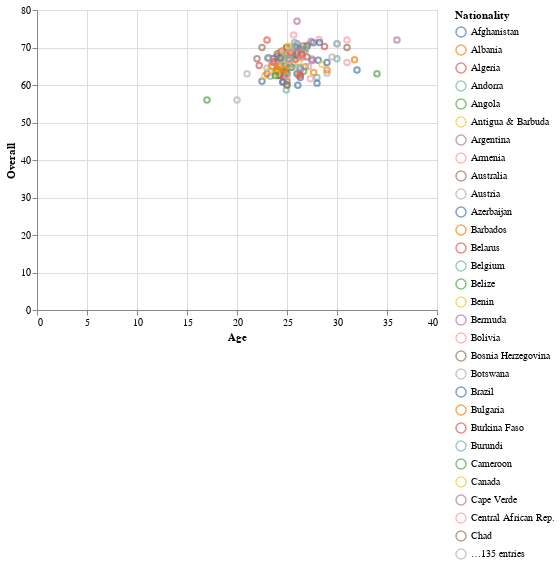

Notebook code for this chart:
### Code cell
alt.Chart(nationality_avg).mark_point().encode(
    x='Age',
    y='Overall',
    color='Nationality',
    tooltip=['Nationality', 'Age', 'Overall', 'Potential']
).interactive()

### Figure 1 — Vega-Lite specification as saved in the notebook (floating-point values rounded to 4 significant figures; data arrays with more than 128 entries replaced by an {"elided": "..."} marker saying what was removed)
{"config": {"view": {"continuousWidth": 400, "continuousHeight": 300}}, "data": {"name": "data-bf37e5e832fe9869dc6b6c9e00c0e0cd"}, "mark": "point", "encoding": {"color": {"type": "nominal", "field": "Nationality"}, "tooltip": [{"type": "nominal", "field": "Nationality"}, {"type": "quantitative", "field": "Age"}, {"type": "quantitative", "field": "Overall"}, {"type": "quantitative", "field": "Potential"}], "x": {"type": "quantitative", "field": "Age"}, "y": {"type": "quantitative", "field": "Overall"}}, "selection": {"selector007": {"type": "interval", "bind": "scales", "encodings": ["x", "y"]}}, "$schema": "https://vega.github.io/schema/vega-lite/v4.8.1.json", "datasets": {"data-bf37e5e832fe9869dc6b6c9e00c0e0cd": {"elided": "164 records"}}}
